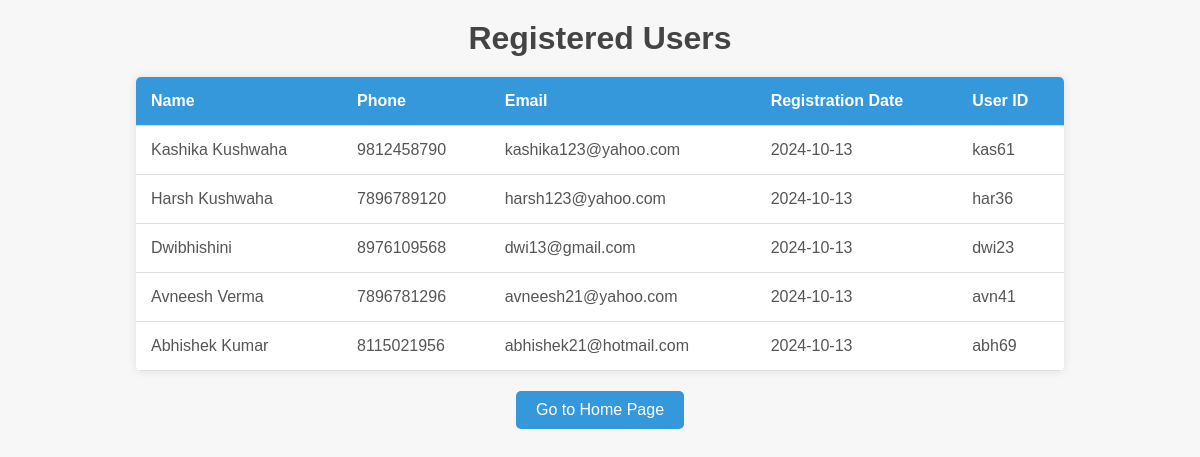
/users, run on an earlier commit of the app's database.
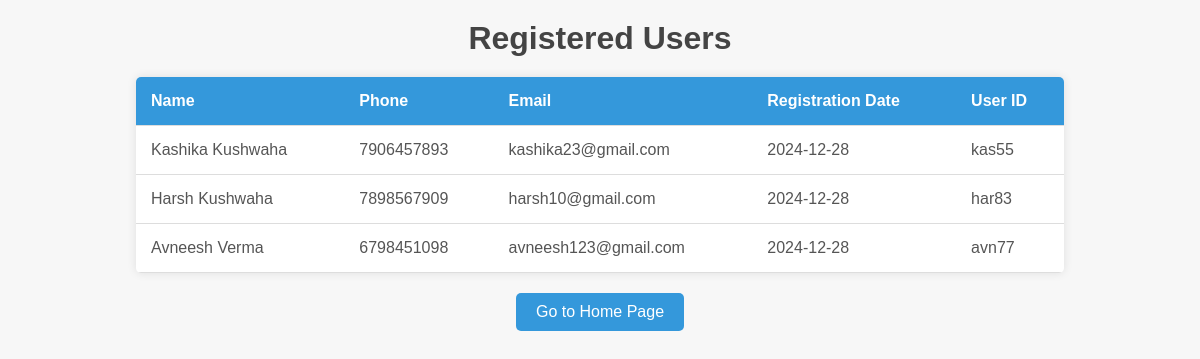
And on a later commit of the database.
### tables this page shows
CREATE TABLE users (
                        name TEXT, 
                        phone TEXT, 
                        email TEXT, 
                        registration_date DATE, 
                        user_id TEXT PRIMARY KEY, 
                        password TEXT);

### app.py (the view)
@app.route('/users')
def users():
    users = get_all_users()
    return render_template('users.html', users=users)

### db.py (called while the page is built)
def get_db_connection():
    conn = sqlite3.connect('ccms.db')
    conn.row_factory = sqlite3.Row
    return conn

### models.py (called while the page is built)
def get_all_users():
    conn = get_db_connection()
    cursor = conn.cursor()
    cursor.execute("SELECT * FROM users")
    users = cursor.fetchall()
    conn.close()
    return users

### templates/users.html (shortened to what this page needs)
<!DOCTYPE html>
<html lang="en">
<head>
    <link rel="stylesheet" href="static/css/users.css">
</head>
<body>
    <h1>Registered Users</h1>
    <table>
        <tr>
            <th>Name</th>
            <th>Phone</th>
            <th>Email</th>
            <th>Registration Date</th>
            <th>User ID</th>
        </tr>
        {% for user in users %}
        <tr>
            <td>{{ user['name'] }}</td>
            <td>{{ user['phone'] }}</td>
            <td>{{ user['email'] }}</td>
            <td>{{ user['registration_date'] }}</td>
            <td>{{ user['user_id'] }}</td>
        </tr>
        {% endfor %}
    </table>
</body>
<a href="{{ url_for('index') }}">
    <button style="background-color: #3498db; color: white; padding: 10px 20px; border: none; border-radius: 5px; font-size: 1rem; cursor: pointer;">
        Go to Home Page
    </button>
</a>
</html>

### static/css/users.css (style rules this page uses)
* { margin: 0; padding: 0; box-sizing: border-box; }
body { font-family: 'Arial', sans-serif; background-color: #f7f7f7; padding: 40px; display: flex; flex-direction: column; align-items: center; }
h1 { color: #444; margin-bottom: 20px; font-size: 2rem; }
table { width: 80%; border-collapse: collapse; background-color: #fff; box-shadow: 0 0 10px rgba(0, 0, 0, 0.1); border-radius: 5px; overflow: hidden; }
th, td { padding: 15px; text-align: left; border-bottom: 1px solid #ddd; }
th { background-color: #3498db; color: white; font-weight: bold; }
td { color: #555; }
table { margin-bottom: 20px; }
body { padding: 20px; }

What changed in the data, as far as the page shows it:
removed users: name "Kashika Kushwaha", phone "9812458790", email "kashika123@yahoo.com", registration_date "2024-10-13", user_id "kas61"
removed users: name "Harsh Kushwaha", phone "7896789120", email "harsh123@yahoo.com", registration_date "2024-10-13", user_id "har36"
removed users: name "Dwibhishini", phone "8976109568", email "dwi13@gmail.com", registration_date "2024-10-13", user_id "dwi23"
removed users: name "Avneesh Verma", phone "7896781296", email "avneesh21@yahoo.com", registration_date "2024-10-13", user_id "avn41"
removed users: name "Abhishek Kumar", phone "8115021956", email "abhishek21@hotmail.com", registration_date "2024-10-13", user_id "abh69"
added users: name "Kashika Kushwaha", phone "7906457893", email "kashika23@gmail.com", registration_date "2024-12-28", user_id "kas55"
added users: name "Harsh Kushwaha", phone "7898567909", email "harsh10@gmail.com", registration_date "2024-12-28", user_id "har83"
added users: name "Avneesh Verma", phone "6798451098", email "avneesh123@gmail.com", registration_date "2024-12-28", user_id "avn77"
